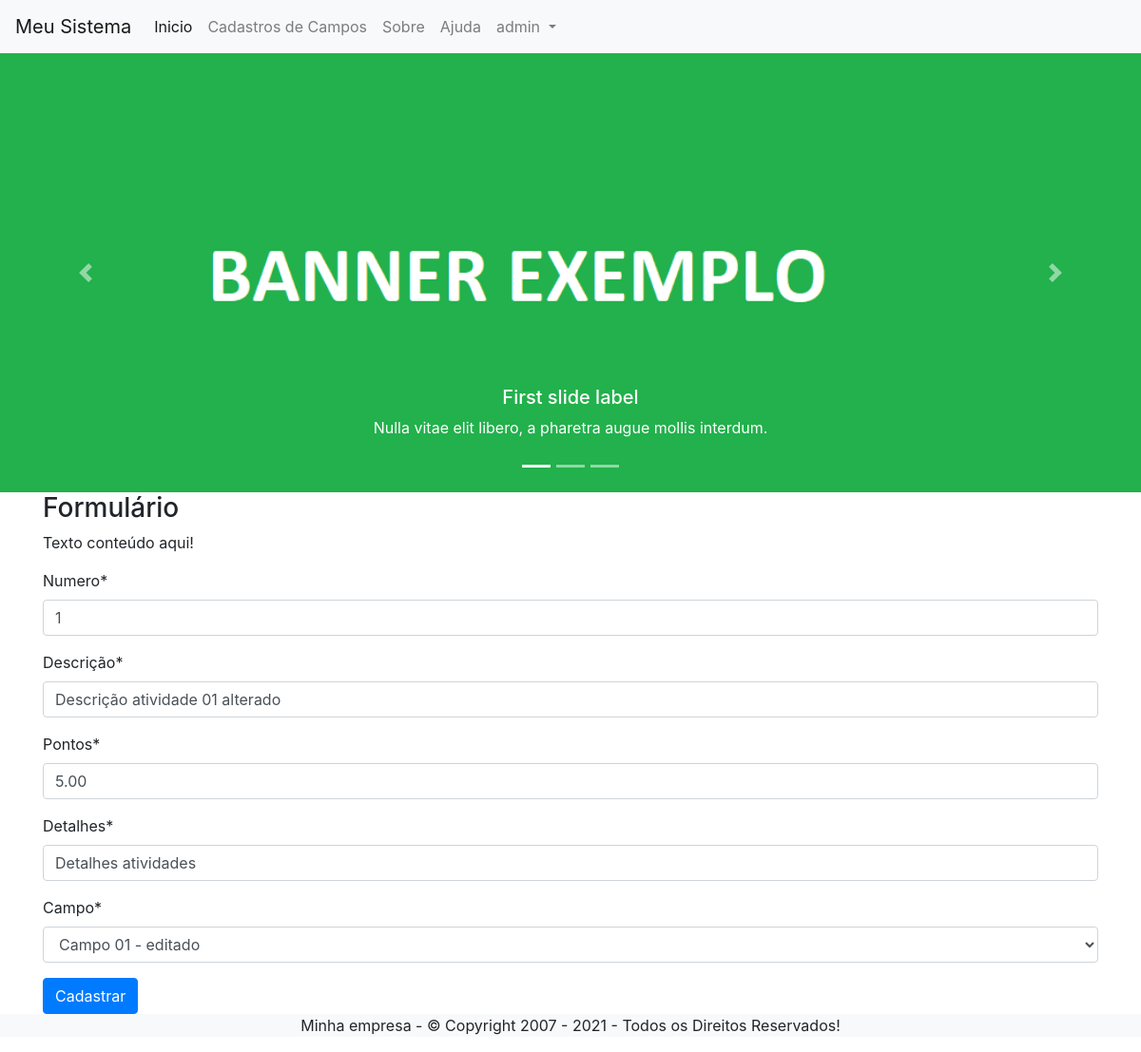
Page /editar/atividade/2/ (signed in) on the committed database.
### cadastros/models.py (models this page shows, shortened)
class Atividade(models.Model):
    numero = models.IntegerField()
    descricao = models.CharField('descrição', max_length=100)
    pontos = models.DecimalField(decimal_places=2, max_digits=8)
    detalhes = models.CharField('detalhes', max_length=100)
    campo = models.ForeignKey('Campo', on_delete=models.PROTECT)

### cadastros/views.py (the view)
# urls.py: path('editar/atividade/<int:pk>/', AtividadeUpdate.as_view(), name='editar-atividade'),
class AtividadeUpdate(LoginRequiredMixin, UpdateView):
    login_url = reverse_lazy('login')
    model = Atividade
    fields = ['numero', 'descricao', 'pontos', 'detalhes', 'campo']
    template_name = 'cadastros/form.html'
    success_url = reverse_lazy('index')

### cadastros/models.py (called while the page is built)
    def __str__(self):
        return self.nome

### cadastros/templates/cadastros/form.html (shortened to what this page needs)
{% extends 'modelo.html' %}
{% load static %}
{% load crispy_forms_tags %}
{% block conteudo %}
    <h3>Formulário</h3>
    <p>Texto conteúdo aqui!</p>
    <form action="" method="POST">
        {{ form|crispy }}
        <button type="submit" class="btn btn-primary">Cadastrar</button>
    </form>
{% endblock %}

### paginas/templates/modelo.html (shortened to what this page needs)
{% load static %}
<!DOCTYPE html>
<html lang="pt-br">
<head>
    <link rel="stylesheet" href="{% static 'css/bootstrap.min.css' %}">
</head>
<body>
    {% block menu %}
    <nav class="navbar navbar-expand-lg navbar-light bg-light">
        <a class="navbar-brand" href="{% url 'index' %}">Meu Sistema</a>
        <div class="collapse navbar-collapse" id="navbarNavDropdown">
          <ul class="navbar-nav">
            <li class="nav-item active">
              <a class="nav-link" href="{% url 'index' %}">Inicio <span class="sr-only">(current)</span></a>
            </li>
            <li class="nav-item">
              <a class="nav-link" href="{% url 'listar-campo' %}">Cadastros de Campos</a>
            </li>
            <li class="nav-item">
              <a class="nav-link" href="{% url 'sobre' %}">Sobre</a>
            </li>
            <li class="nav-item">
              <a class="nav-link" href="#">Ajuda</a>
            </li>
            {% if request.user.is_authenticated %}
            <li class="nav-item dropdown">
              <a class="nav-link dropdown-toggle" href="#" id="navbarDropdownMenuLink" data-toggle="dropdown" aria-haspopup="true" aria-expanded="false">
                {{ request.user }}
              </a>
            </li>
            {% else %}
                <li class="nav-item">
                  <a class="nav-link" href="{% url 'login' %}">Entrar</a>
                </li>
            {% endif %}
          </ul>
        </div>
      </nav>
    {% endblock %}
    {% block banner_topo %}
    <div class="bd-example">
      <div id="carouselExampleCaptions" class="carousel slide" data-ride="carousel">
        <ol class="carousel-indicators">
          <li data-target="#carouselExampleCaptions" data-slide-to="0" class="active"></li>
          <li data-target="#carouselExampleCaptions" data-slide-to="1"></li>
          <li data-target="#carouselExampleCaptions" data-slide-to="2"></li>
        </ol>
        <div class="carousel-inner">
          <div class="carousel-item active">
            <img src="{% static 'img/banner.png' %}" class="d-block w-100" alt="...">
            <div class="carousel-caption d-none d-md-block">
              <h5>First slide label</h5>
              <p>Nulla vitae elit libero, a pharetra augue mollis interdum.</p>
            </div>
          </div>
        </div>
        <a class="carousel-control-prev" href="#carouselExampleCaptions" role="button" data-slide="prev">
          <span class="carousel-control-prev-icon" aria-hidden="true"></span>
        </a>
        <a class="carousel-control-next" href="#carouselExampleCaptions" role="button" data-slide="next">
          <span class="carousel-control-next-icon" aria-hidden="true"></span>
        </a>
      </div>
    </div>
    {% endblock %}
    <div class="container">
        {% block conteudo %}{% endblock %}
    </div>
    {% block rodape %}
        <div class="bg-light">
           <p align="center">Minha empresa - © Copyright 2007 - 2021 - Todos os Direitos Reservados!</p>
        </div>
    {% endblock %}
</body>
</html>

### rows in the picture
Atividade: numero "1", descricao "Descrição atividade 01 alterado", pontos "5.00", detalhes "Detalhes atividades", campo "Campo 01 - editado"

### other values in the picture
{{ request.user }} "admin"
